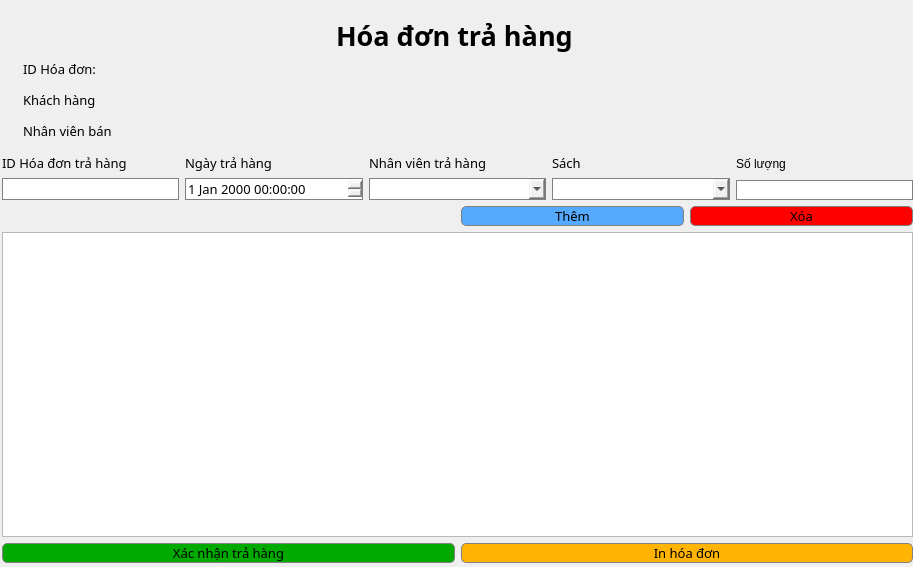
<?xml version="1.0" encoding="UTF-8"?>
<ui version="4.0">
 <class>chucnangtrahang</class>
 <widget class="QDialog" name="chucnangtrahang">
  <property name="geometry">
   <rect>
    <x>0</x>
    <y>0</y>
    <width>913</width>
    <height>567</height>
   </rect>
  </property>
  <property name="windowTitle">
   <string>Dialog</string>
  </property>
  <property name="styleSheet">
   <string notr="true">color: rgb(0, 0, 0);
</string>
  </property>
  <widget class="QWidget" name="layoutWidget">
   <property name="geometry">
    <rect>
     <x>2</x>
     <y>2</y>
     <width>911</width>
     <height>561</height>
    </rect>
   </property>
   <layout class="QGridLayout" name="gridLayout">
    <item row="4" column="0" colspan="2">
     <widget class="QTableView" name="tableView"/>
    </item>
    <item row="5" column="0" colspan="2">
     <layout class="QHBoxLayout" name="horizontalLayout_3">
      <item>
       <widget class="QPushButton" name="btnLuu">
        <property name="font">
         <font>
          <family>Bahnschrift</family>
          <pointsize>10</pointsize>
         </font>
        </property>
        <property name="styleSheet">
         <string notr="true">border: 1px solid gray;
border-radius:5px;
background-color: rgb(0, 170, 0);</string>
        </property>
        <property name="text">
         <string>Xác nhận trả hàng</string>
        </property>
       </widget>
      </item>
      <item>
       <widget class="QPushButton" name="btnInHoaDon">
        <property name="font">
         <font>
          <family>Bahnschrift</family>
          <pointsize>10</pointsize>
         </font>
        </property>
        <property name="styleSheet">
         <string notr="true">border: 1px solid gray;
border-radius:5px;
background-color: rgb(255, 180, 3);</string>
        </property>
        <property name="text">
         <string>In hóa đơn</string>
        </property>
       </widget>
      </item>
     </layout>
    </item>
    <item row="3" column="1">
     <layout class="QHBoxLayout" name="horizontalLayout_4">
      <item>
       <widget class="QPushButton" name="btnThem">
        <property name="font">
         <font>
          <family>Bahnschrift</family>
          <pointsize>10</pointsize>
         </font>
        </property>
        <property name="styleSheet">
         <string notr="true">background-color: rgb(85, 170, 255);
border: 1px solid gray;
border-radius:5px;</string>
        </property>
        <property name="text">
         <string>Thêm</string>
        </property>
       </widget>
      </item>
      <item>
       <widget class="QPushButton" name="btnXoa">
        <property name="font">
         <font>
          <family>Bahnschrift</family>
          <pointsize>10</pointsize>
         </font>
        </property>
        <property name="styleSheet">
         <string notr="true">background-color: rgb(255, 0, 0);
border: 1px solid gray;
border-radius:5px;
</string>
        </property>
        <property name="text">
         <string>Xóa</string>
        </property>
       </widget>
      </item>
     </layout>
    </item>
    <item row="0" column="0" colspan="2">
     <layout class="QHBoxLayout" name="horizontalLayout">
      <property name="topMargin">
       <number>15</number>
      </property>
      <item>
       <spacer name="horizontalSpacer">
        <property name="orientation">
         <enum>Qt::Horizontal</enum>
        </property>
        <property name="sizeHint" stdset="0">
         <size>
          <width>148</width>
          <height>20</height>
         </size>
        </property>
       </spacer>
      </item>
      <item>
       <widget class="QLabel" name="label">
        <property name="font">
         <font>
          <family>Bahnschrift</family>
          <pointsize>20</pointsize>
          <weight>75</weight>
          <bold>true</bold>
         </font>
        </property>
        <property name="text">
         <string>Hóa đơn trả hàng </string>
        </property>
       </widget>
      </item>
      <item>
       <spacer name="horizontalSpacer_2">
        <property name="orientation">
         <enum>Qt::Horizontal</enum>
        </property>
        <property name="sizeHint" stdset="0">
         <size>
          <width>228</width>
          <height>20</height>
         </size>
        </property>
       </spacer>
      </item>
     </layout>
    </item>
    <item row="1" column="0">
     <layout class="QVBoxLayout" name="verticalLayout_3">
      <property name="spacing">
       <number>13</number>
      </property>
      <property name="leftMargin">
       <number>21</number>
      </property>
      <property name="bottomMargin">
       <number>8</number>
      </property>
      <item>
       <widget class="QLabel" name="label_2">
        <property name="font">
         <font>
          <family>Bahnschrift</family>
          <pointsize>10</pointsize>
         </font>
        </property>
        <property name="text">
         <string>ID Hóa đơn:</string>
        </property>
       </widget>
      </item>
      <item>
       <widget class="QLabel" name="label_5">
        <property name="font">
         <font>
          <family>Bahnschrift</family>
          <pointsize>10</pointsize>
         </font>
        </property>
        <property name="text">
         <string>Khách hàng</string>
        </property>
       </widget>
      </item>
      <item>
       <widget class="QLabel" name="label_6">
        <property name="font">
         <font>
          <family>Bahnschrift</family>
          <pointsize>10</pointsize>
         </font>
        </property>
        <property name="text">
         <string>Nhân viên bán</string>
        </property>
       </widget>
      </item>
     </layout>
    </item>
    <item row="2" column="0" colspan="2">
     <layout class="QHBoxLayout" name="horizontalLayout_2">
      <item>
       <layout class="QVBoxLayout" name="verticalLayout_6">
        <item>
         <widget class="QLabel" name="label_9">
          <property name="font">
           <font>
            <family>Bahnschrift</family>
            <pointsize>10</pointsize>
           </font>
          </property>
          <property name="text">
           <string>ID Hóa đơn trả hàng</string>
          </property>
         </widget>
        </item>
        <item>
         <widget class="QLineEdit" name="txtID">
          <property name="sizePolicy">
           <sizepolicy hsizetype="Preferred" vsizetype="Minimum">
            <horstretch>0</horstretch>
            <verstretch>18</verstretch>
           </sizepolicy>
          </property>
          <property name="styleSheet">
           <string notr="true">border: 1px solid gray</string>
          </property>
         </widget>
        </item>
       </layout>
      </item>
      <item>
       <layout class="QVBoxLayout" name="verticalLayout">
        <item>
         <widget class="QLabel" name="label_3">
          <property name="sizePolicy">
           <sizepolicy hsizetype="Fixed" vsizetype="Fixed">
            <horstretch>0</horstretch>
            <verstretch>0</verstretch>
           </sizepolicy>
          </property>
          <property name="font">
           <font>
            <family>Bahnschrift</family>
            <pointsize>10</pointsize>
           </font>
          </property>
          <property name="text">
           <string>Ngày trả hàng</string>
          </property>
         </widget>
        </item>
        <item>
         <widget class="QDateTimeEdit" name="dateTimeTraHang">
          <property name="sizePolicy">
           <sizepolicy hsizetype="Preferred" vsizetype="Preferred">
            <horstretch>0</horstretch>
            <verstretch>0</verstretch>
           </sizepolicy>
          </property>
          <property name="font">
           <font>
            <family>Bahnschrift</family>
            <pointsize>10</pointsize>
           </font>
          </property>
          <property name="styleSheet">
           <string notr="true">border: 1px solid gray</string>
          </property>
         </widget>
        </item>
       </layout>
      </item>
      <item>
       <layout class="QVBoxLayout" name="verticalLayout_2">
        <item>
         <widget class="QLabel" name="label_4">
          <property name="sizePolicy">
           <sizepolicy hsizetype="Fixed" vsizetype="Preferred">
            <horstretch>0</horstretch>
            <verstretch>0</verstretch>
           </sizepolicy>
          </property>
          <property name="font">
           <font>
            <family>Bahnschrift</family>
            <pointsize>10</pointsize>
           </font>
          </property>
          <property name="text">
           <string>Nhân viên trả hàng</string>
          </property>
         </widget>
        </item>
        <item>
         <widget class="QComboBox" name="cbbNhanVien">
          <property name="sizePolicy">
           <sizepolicy hsizetype="Minimum" vsizetype="Fixed">
            <horstretch>0</horstretch>
            <verstretch>0</verstretch>
           </sizepolicy>
          </property>
          <property name="font">
           <font>
            <family>Bahnschrift</family>
            <pointsize>10</pointsize>
           </font>
          </property>
          <property name="styleSheet">
           <string notr="true">border: 1px solid gray</string>
          </property>
         </widget>
        </item>
       </layout>
      </item>
      <item>
       <layout class="QVBoxLayout" name="verticalLayout_4">
        <item>
         <widget class="QLabel" name="label_7">
          <property name="sizePolicy">
           <sizepolicy hsizetype="Fixed" vsizetype="Fixed">
            <horstretch>0</horstretch>
            <verstretch>0</verstretch>
           </sizepolicy>
          </property>
          <property name="font">
           <font>
            <family>Bahnschrift</family>
            <pointsize>10</pointsize>
           </font>
          </property>
          <property name="text">
           <string>Sách</string>
          </property>
         </widget>
        </item>
        <item>
         <widget class="QComboBox" name="cbbSanPham">
          <property name="sizePolicy">
           <sizepolicy hsizetype="Preferred" vsizetype="Fixed">
            <horstretch>0</horstretch>
            <verstretch>20</verstretch>
           </sizepolicy>
          </property>
          <property name="font">
           <font>
            <family>Bahnschrift</family>
            <pointsize>10</pointsize>
           </font>
          </property>
          <property name="styleSheet">
           <string notr="true">border: 1px solid gray</string>
          </property>
         </widget>
        </item>
       </layout>
      </item>
      <item>
       <layout class="QVBoxLayout" name="verticalLayout_7">
        <item>
         <widget class="QLabel" name="label_10">
          <property name="text">
           <string>Số lượng</string>
          </property>
         </widget>
        </item>
        <item>
         <widget class="QLineEdit" name="txtSoLuong">
          <property name="sizePolicy">
           <sizepolicy hsizetype="Minimum" vsizetype="Minimum">
            <horstretch>0</horstretch>
            <verstretch>0</verstretch>
           </sizepolicy>
          </property>
          <property name="minimumSize">
           <size>
            <width>0</width>
            <height>20</height>
           </size>
          </property>
          <property name="styleSheet">
           <string notr="true">border: 1px solid gray</string>
          </property>
         </widget>
        </item>
       </layout>
      </item>
     </layout>
    </item>
   </layout>
  </widget>
 </widget>
 <resources/>
 <connections/>
</ui>
